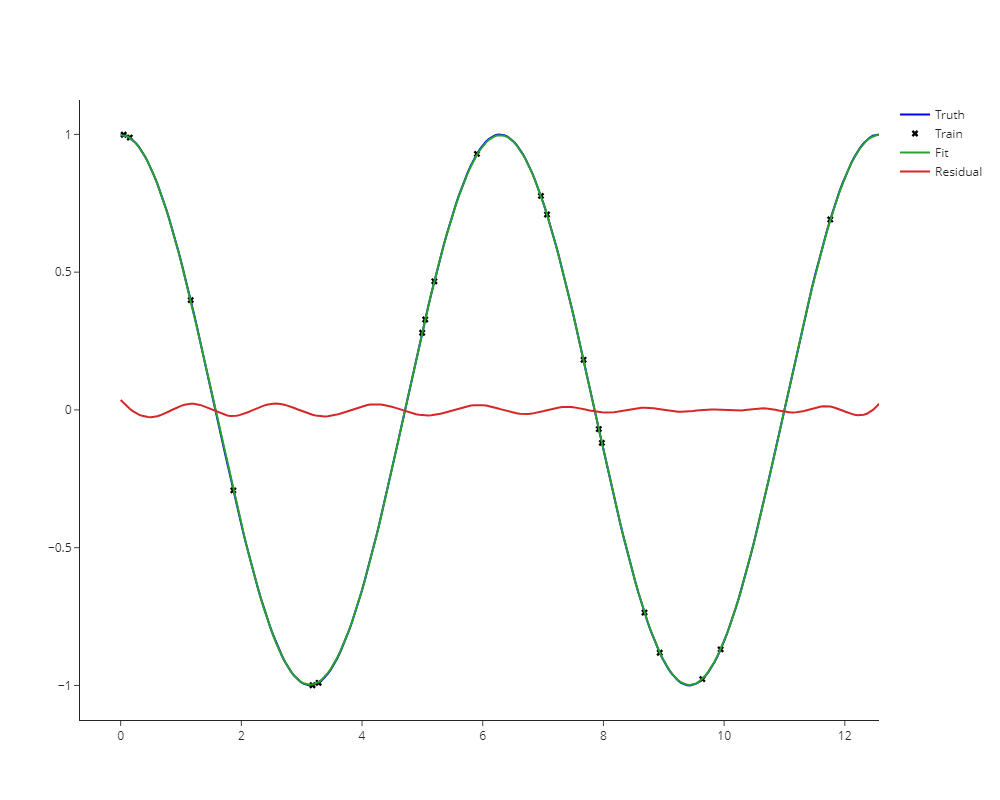

Reproduce this figure in Python.
import random
from math import pi

import numpy as np
import plotly.graph_objects as go
import tensorflow as tf
import keras


class PINN_ho(keras.Model):
    def __init__(self, layers: list[tuple[int, str]], ub: float, lb: float, alpha: float = 1.0):
        super().__init__()
        self.sequential = keras.Sequential([
            keras.layers.Dense(units, activation)
            for units, activation in layers
        ])
        self.lb = lb
        self.ub = ub
        self.x_res = tf.reshape(tf.linspace(lb, ub, 50), shape=(50, 1))
        self.alpha = alpha
        self.loss_tracker = keras.metrics.Mean(name='loss')
        self.mse_tracker = keras.metrics.Mean(name='mse')
        self.eqn_res_tracker = keras.metrics.Mean(name='eqn_res')

    def call(self, x, training: bool = False):  # type: ignore
        x = 2.0 * (x - self.lb) / (self.ub - self.lb) + 1.0
        return self.sequential(x)

    def compute_derivatives(self, x):
        with tf.GradientTape(persistent=True) as t1:
            t1.watch(x)
            with tf.GradientTape(persistent=True) as t2:
                t2.watch(x)
                u = self(x)
            u_x = t2.gradient(u, x)
        u_xx = t1.gradient(u_x, x)
        return u, u_x, u_xx

    def compute_loss(self, x, y, y_pred, sample_weight=None):  # type: ignore
        # Compute residual of governing equation for use in loss function
        u, u_x, u_xx = self.compute_derivatives(self.x_res)

        eqn_residual = tf.reduce_mean(tf.square(
            u_xx + u
        ))

        mse = keras.losses.mean_squared_error(y, y_pred)
        loss = (
            mse
            + self.alpha * eqn_residual
        )

        self.loss_tracker.update_state(loss)
        self.mse_tracker.update_state(mse)
        self.eqn_res_tracker.update_state(eqn_residual)
        return loss

    @property
    def metrics(self):
        return [self.loss_tracker, self.mse_tracker, self.eqn_res_tracker]


if __name__ == '__main__':
    # Fabricate some data
    lb, ub = 0, 4 * pi
    x = np.linspace(lb, ub, 250)
    u = np.cos(x)  # exact solution to x'' + x = 0

    # Randomly sample the data
    n_samples = 20
    idx = random.sample(list(range(250)), n_samples)
    x_train = tf.constant(x[idx], dtype=tf.float32, shape=[n_samples, 1])
    u_train = tf.constant(u[idx], dtype=tf.float32, shape=[n_samples, 1])

    # Train model
    epochs = 5000
    layers = [
        (50, 'tanh'),
        (50, 'tanh'),
        (1, 'linear'),
    ]
    pinn = PINN_ho(layers, lb, ub, alpha=1.0)
    pinn.compile(optimizer='adam')
    pinn.fit(x_train, u_train, epochs=epochs)

    # Make prediction from trained model
    u_pred, u_x, u_xx = pinn.compute_derivatives(tf.constant(x, dtype=tf.float32, shape=(250, 1)))

    # Plot results
    fig = go.Figure()
    fig.add_trace(
        go.Scatter(x=x, y=u, name='Truth', line_color='blue')
    )
    fig.add_trace(
        go.Scatter(
            x=x_train[:, 0], y=u_train[:, 0],
            mode='markers', marker=dict(symbol='x', color='black'),
            name='Train',
        )
    )
    fig.add_trace(
        go.Scatter(x=x, y=u_pred[:, 0], name='Fit')
    )
    # fig.add_trace(
    #     go.Scatter(x=x, y=u_x[:, 0], name='u_x')
    # )
    # fig.add_trace(
    #     go.Scatter(x=x, y=u_xx[:, 0], name='u_xx')
    # )
    fig.add_trace(
        go.Scatter(x=x, y=u_xx[:, 0] + u_pred[:, 0], name='Residual')
    )
    fig.update_layout(
        template='simple_white', width=1000, height=800,
    )
    fig.show()
